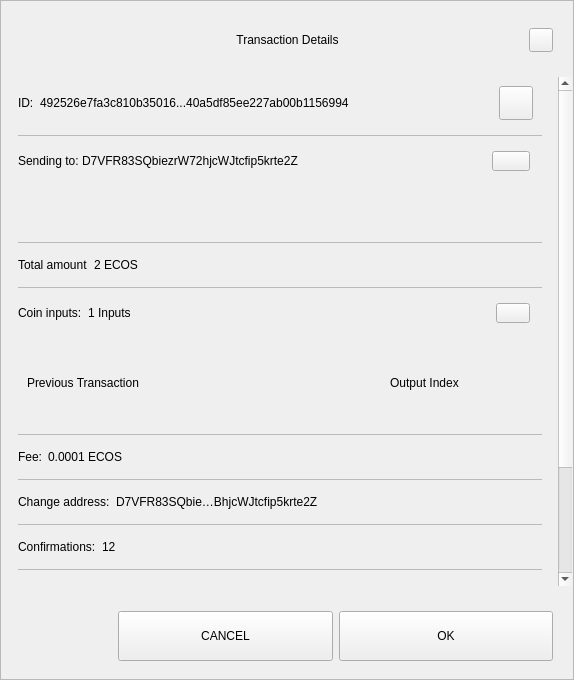
<?xml version="1.0" encoding="UTF-8"?>
<ui version="4.0">
 <class>TxDetailDialog</class>
 <widget class="QWidget" name="TxDetailDialog">
  <property name="geometry">
   <rect>
    <x>0</x>
    <y>0</y>
    <width>574</width>
    <height>680</height>
   </rect>
  </property>
  <property name="sizePolicy">
   <sizepolicy hsizetype="Preferred" vsizetype="Expanding">
    <horstretch>0</horstretch>
    <verstretch>0</verstretch>
   </sizepolicy>
  </property>
  <property name="minimumSize">
   <size>
    <width>574</width>
    <height>500</height>
   </size>
  </property>
  <property name="windowTitle">
   <string>Form</string>
  </property>
  <property name="styleSheet">
   <string notr="true"/>
  </property>
  <layout class="QVBoxLayout" name="verticalLayout_3">
   <property name="spacing">
    <number>0</number>
   </property>
   <property name="leftMargin">
    <number>0</number>
   </property>
   <property name="topMargin">
    <number>0</number>
   </property>
   <property name="rightMargin">
    <number>0</number>
   </property>
   <property name="bottomMargin">
    <number>0</number>
   </property>
   <item>
    <widget class="QFrame" name="frame">
     <property name="sizePolicy">
      <sizepolicy hsizetype="Preferred" vsizetype="Expanding">
       <horstretch>0</horstretch>
       <verstretch>0</verstretch>
      </sizepolicy>
     </property>
     <property name="styleSheet">
      <string notr="true"/>
     </property>
     <property name="frameShape">
      <enum>QFrame::StyledPanel</enum>
     </property>
     <property name="frameShadow">
      <enum>QFrame::Raised</enum>
     </property>
     <layout class="QVBoxLayout" name="verticalLayout">
      <property name="leftMargin">
       <number>0</number>
      </property>
      <property name="rightMargin">
       <number>0</number>
      </property>
      <item>
       <layout class="QHBoxLayout" name="horizontalLayout_3">
        <property name="spacing">
         <number>0</number>
        </property>
        <property name="leftMargin">
         <number>20</number>
        </property>
        <property name="topMargin">
         <number>10</number>
        </property>
        <property name="rightMargin">
         <number>20</number>
        </property>
        <item>
         <spacer name="horizontalSpacer_1">
          <property name="orientation">
           <enum>Qt::Horizontal</enum>
          </property>
          <property name="sizeHint" stdset="0">
           <size>
            <width>40</width>
            <height>20</height>
           </size>
          </property>
         </spacer>
        </item>
        <item>
         <widget class="QLabel" name="labelTitle">
          <property name="minimumSize">
           <size>
            <width>0</width>
            <height>40</height>
           </size>
          </property>
          <property name="maximumSize">
           <size>
            <width>16777215</width>
            <height>40</height>
           </size>
          </property>
          <property name="styleSheet">
           <string notr="true">padding-left:24px;</string>
          </property>
          <property name="text">
           <string>Transaction Details</string>
          </property>
          <property name="alignment">
           <set>Qt::AlignCenter</set>
          </property>
          <property name="margin">
           <number>7</number>
          </property>
         </widget>
        </item>
        <item>
         <spacer name="horizontalSpacer_2">
          <property name="orientation">
           <enum>Qt::Horizontal</enum>
          </property>
          <property name="sizeHint" stdset="0">
           <size>
            <width>40</width>
            <height>20</height>
           </size>
          </property>
         </spacer>
        </item>
        <item>
         <widget class="QPushButton" name="btnEsc">
          <property name="minimumSize">
           <size>
            <width>24</width>
            <height>24</height>
           </size>
          </property>
          <property name="maximumSize">
           <size>
            <width>24</width>
            <height>24</height>
           </size>
          </property>
          <property name="focusPolicy">
           <enum>Qt::NoFocus</enum>
          </property>
          <property name="text">
           <string/>
          </property>
         </widget>
        </item>
       </layout>
      </item>
      <item>
       <spacer name="verticalSpacer">
        <property name="orientation">
         <enum>Qt::Vertical</enum>
        </property>
        <property name="sizeType">
         <enum>QSizePolicy::Fixed</enum>
        </property>
        <property name="sizeHint" stdset="0">
         <size>
          <width>20</width>
          <height>10</height>
         </size>
        </property>
       </spacer>
      </item>
      <item>
       <widget class="QWidget" name="layoutScroll" native="true">
        <property name="minimumSize">
         <size>
          <width>0</width>
          <height>0</height>
         </size>
        </property>
        <layout class="QVBoxLayout" name="verticalLayout_4">
         <property name="leftMargin">
          <number>0</number>
         </property>
         <property name="topMargin">
          <number>0</number>
         </property>
         <property name="rightMargin">
          <number>0</number>
         </property>
         <item>
          <widget class="QScrollArea" name="scrollArea">
           <property name="styleSheet">
            <string notr="true">#scrollArea {
background:transparent;
}</string>
           </property>
           <property name="horizontalScrollBarPolicy">
            <enum>Qt::ScrollBarAlwaysOff</enum>
           </property>
           <property name="sizeAdjustPolicy">
            <enum>QAbstractScrollArea::AdjustIgnored</enum>
           </property>
           <property name="widgetResizable">
            <bool>true</bool>
           </property>
           <property name="alignment">
            <set>Qt::AlignLeading|Qt::AlignLeft|Qt::AlignTop</set>
           </property>
           <widget class="QWidget" name="scrollAreaWidgetContents">
            <property name="geometry">
             <rect>
              <x>0</x>
              <y>0</y>
              <width>556</width>
              <height>672</height>
             </rect>
            </property>
            <property name="autoFillBackground">
             <bool>false</bool>
            </property>
            <property name="styleSheet">
             <string notr="true">#scrollAreaWidgetContents {
background:transparent;
}</string>
            </property>
            <layout class="QVBoxLayout" name="verticalLayout_7">
             <property name="spacing">
              <number>0</number>
             </property>
             <property name="sizeConstraint">
              <enum>QLayout::SetDefaultConstraint</enum>
             </property>
             <property name="leftMargin">
              <number>0</number>
             </property>
             <property name="topMargin">
              <number>0</number>
             </property>
             <property name="rightMargin">
              <number>0</number>
             </property>
             <property name="bottomMargin">
              <number>0</number>
             </property>
             <item>
              <widget class="QWidget" name="content" native="true">
               <layout class="QVBoxLayout" name="verticalLayout_2">
                <property name="leftMargin">
                 <number>16</number>
                </property>
                <property name="topMargin">
                 <number>0</number>
                </property>
                <property name="rightMargin">
                 <number>16</number>
                </property>
                <item>
                 <widget class="QWidget" name="contentID" native="true">
                  <layout class="QHBoxLayout" name="horizontalLayout_12" stretch="0,1,0">
                   <property name="leftMargin">
                    <number>0</number>
                   </property>
                   <item>
                    <widget class="QLabel" name="labelId">
                     <property name="maximumSize">
                      <size>
                       <width>16777215</width>
                       <height>16777215</height>
                      </size>
                     </property>
                     <property name="text">
                      <string>ID:</string>
                     </property>
                    </widget>
                   </item>
                   <item>
                    <widget class="QLabel" name="textId">
                     <property name="text">
                      <string>492526e7fa3c810b35016...40a5df85ee227ab00b1156994</string>
                     </property>
                    </widget>
                   </item>
                   <item>
                    <widget class="QPushButton" name="pushCopy">
                     <property name="minimumSize">
                      <size>
                       <width>34</width>
                       <height>34</height>
                      </size>
                     </property>
                     <property name="maximumSize">
                      <size>
                       <width>34</width>
                       <height>34</height>
                      </size>
                     </property>
                     <property name="focusPolicy">
                      <enum>Qt::NoFocus</enum>
                     </property>
                     <property name="text">
                      <string/>
                     </property>
                     <property name="iconSize">
                      <size>
                       <width>24</width>
                       <height>24</height>
                      </size>
                     </property>
                    </widget>
                   </item>
                  </layout>
                 </widget>
                </item>
                <item>
                 <widget class="QLabel" name="labelDivider9">
                  <property name="maximumSize">
                   <size>
                    <width>16777215</width>
                    <height>1</height>
                   </size>
                  </property>
                  <property name="styleSheet">
                   <string notr="true">background-color:#bababa;</string>
                  </property>
                  <property name="text">
                   <string/>
                  </property>
                 </widget>
                </item>
                <item>
                 <widget class="QWidget" name="contentOutputs" native="true">
                  <layout class="QHBoxLayout" name="horizontalLayout_11" stretch="0,3,0">
                   <property name="spacing">
                    <number>0</number>
                   </property>
                   <property name="leftMargin">
                    <number>0</number>
                   </property>
                   <property name="rightMargin">
                    <number>12</number>
                   </property>
                   <item>
                    <widget class="QLabel" name="labelSend">
                     <property name="maximumSize">
                      <size>
                       <width>16777215</width>
                       <height>16777215</height>
                      </size>
                     </property>
                     <property name="text">
                      <string>Sending to: </string>
                     </property>
                    </widget>
                   </item>
                   <item>
                    <widget class="QLabel" name="textSend">
                     <property name="text">
                      <string>D7VFR83SQbiezrW72hjcWJtcfip5krte2Z </string>
                     </property>
                    </widget>
                   </item>
                   <item>
                    <widget class="QPushButton" name="pushOutputs">
                     <property name="minimumSize">
                      <size>
                       <width>34</width>
                       <height>20</height>
                      </size>
                     </property>
                     <property name="maximumSize">
                      <size>
                       <width>38</width>
                       <height>20</height>
                      </size>
                     </property>
                     <property name="focusPolicy">
                      <enum>Qt::NoFocus</enum>
                     </property>
                     <property name="styleSheet">
                      <string notr="true"/>
                     </property>
                     <property name="text">
                      <string/>
                     </property>
                    </widget>
                   </item>
                  </layout>
                 </widget>
                </item>
                <item>
                 <widget class="QScrollArea" name="outputsScrollArea">
                  <property name="minimumSize">
                   <size>
                    <width>0</width>
                    <height>50</height>
                   </size>
                  </property>
                  <property name="styleSheet">
                   <string notr="true">#outputsScrollArea {
background:transparent;
}</string>
                  </property>
                  <property name="widgetResizable">
                   <bool>true</bool>
                  </property>
                  <widget class="QWidget" name="container_outputs_base">
                   <property name="geometry">
                    <rect>
                     <x>0</x>
                     <y>0</y>
                     <width>522</width>
                     <height>48</height>
                    </rect>
                   </property>
                   <property name="styleSheet">
                    <string notr="true">#container_outputs_base {
background:transparent;
}</string>
                   </property>
                  </widget>
                 </widget>
                </item>
                <item>
                 <widget class="QLabel" name="labelDivider8">
                  <property name="maximumSize">
                   <size>
                    <width>16777215</width>
                    <height>1</height>
                   </size>
                  </property>
                  <property name="styleSheet">
                   <string notr="true">background-color:#bababa;</string>
                  </property>
                  <property name="text">
                   <string/>
                  </property>
                 </widget>
                </item>
                <item>
                 <widget class="QWidget" name="contentAmount" native="true">
                  <layout class="QHBoxLayout" name="horizontalLayout_4" stretch="0,1">
                   <property name="leftMargin">
                    <number>0</number>
                   </property>
                   <item>
                    <widget class="QLabel" name="labelAmount">
                     <property name="maximumSize">
                      <size>
                       <width>16777215</width>
                       <height>16777215</height>
                      </size>
                     </property>
                     <property name="text">
                      <string>Total amount</string>
                     </property>
                    </widget>
                   </item>
                   <item>
                    <widget class="QLabel" name="textAmount">
                     <property name="text">
                      <string>2 ECOS</string>
                     </property>
                    </widget>
                   </item>
                  </layout>
                 </widget>
                </item>
                <item>
                 <widget class="QLabel" name="labelDivider6">
                  <property name="maximumSize">
                   <size>
                    <width>16777215</width>
                    <height>1</height>
                   </size>
                  </property>
                  <property name="styleSheet">
                   <string notr="true">background-color:#bababa;</string>
                  </property>
                  <property name="text">
                   <string/>
                  </property>
                 </widget>
                </item>
                <item>
                 <widget class="QWidget" name="contentInputs" native="true">
                  <layout class="QHBoxLayout" name="horizontalLayout" stretch="0,2,0">
                   <property name="leftMargin">
                    <number>0</number>
                   </property>
                   <property name="rightMargin">
                    <number>12</number>
                   </property>
                   <item>
                    <widget class="QLabel" name="labelInputs">
                     <property name="sizePolicy">
                      <sizepolicy hsizetype="Minimum" vsizetype="Preferred">
                       <horstretch>0</horstretch>
                       <verstretch>0</verstretch>
                      </sizepolicy>
                     </property>
                     <property name="maximumSize">
                      <size>
                       <width>16777215</width>
                       <height>16777215</height>
                      </size>
                     </property>
                     <property name="text">
                      <string>Coin inputs:</string>
                     </property>
                    </widget>
                   </item>
                   <item>
                    <widget class="QLabel" name="textInputs">
                     <property name="text">
                      <string>1 Inputs</string>
                     </property>
                    </widget>
                   </item>
                   <item>
                    <widget class="QPushButton" name="pushInputs">
                     <property name="maximumSize">
                      <size>
                       <width>34</width>
                       <height>20</height>
                      </size>
                     </property>
                     <property name="focusPolicy">
                      <enum>Qt::NoFocus</enum>
                     </property>
                     <property name="styleSheet">
                      <string notr="true"/>
                     </property>
                     <property name="text">
                      <string/>
                     </property>
                    </widget>
                   </item>
                  </layout>
                 </widget>
                </item>
                <item>
                 <widget class="QFrame" name="gridInputs">
                  <property name="sizePolicy">
                   <sizepolicy hsizetype="Preferred" vsizetype="MinimumExpanding">
                    <horstretch>0</horstretch>
                    <verstretch>0</verstretch>
                   </sizepolicy>
                  </property>
                  <property name="minimumSize">
                   <size>
                    <width>0</width>
                    <height>90</height>
                   </size>
                  </property>
                  <layout class="QGridLayout" name="gridLayoutInput" columnstretch="5,2" rowminimumheight="0">
                   <property name="sizeConstraint">
                    <enum>QLayout::SetMaximumSize</enum>
                   </property>
                   <property name="verticalSpacing">
                    <number>0</number>
                   </property>
                   <item row="0" column="0" alignment="Qt::AlignLeft">
                    <widget class="QLabel" name="labelTitlePrevTx">
                     <property name="text">
                      <string>Previous Transaction</string>
                     </property>
                    </widget>
                   </item>
                   <item row="0" column="1" alignment="Qt::AlignLeft">
                    <widget class="QLabel" name="labelOutputIndex">
                     <property name="text">
                      <string>Output Index</string>
                     </property>
                     <property name="alignment">
                      <set>Qt::AlignCenter</set>
                     </property>
                    </widget>
                   </item>
                  </layout>
                 </widget>
                </item>
                <item>
                 <widget class="QLabel" name="labelDivider1">
                  <property name="maximumSize">
                   <size>
                    <width>16777215</width>
                    <height>1</height>
                   </size>
                  </property>
                  <property name="styleSheet">
                   <string notr="true">background-color:#bababa;</string>
                  </property>
                  <property name="text">
                   <string/>
                  </property>
                 </widget>
                </item>
                <item>
                 <widget class="QWidget" name="contentFee" native="true">
                  <layout class="QHBoxLayout" name="horizontalLayout_7" stretch="0,1">
                   <property name="leftMargin">
                    <number>0</number>
                   </property>
                   <item>
                    <widget class="QLabel" name="labelFee">
                     <property name="maximumSize">
                      <size>
                       <width>16777215</width>
                       <height>16777215</height>
                      </size>
                     </property>
                     <property name="text">
                      <string>Fee:</string>
                     </property>
                    </widget>
                   </item>
                   <item>
                    <widget class="QLabel" name="textFee">
                     <property name="text">
                      <string>0.0001 ECOS</string>
                     </property>
                    </widget>
                   </item>
                  </layout>
                 </widget>
                </item>
                <item>
                 <widget class="QLabel" name="labelDivider2">
                  <property name="maximumSize">
                   <size>
                    <width>16777215</width>
                    <height>1</height>
                   </size>
                  </property>
                  <property name="styleSheet">
                   <string notr="true">background-color:#bababa;</string>
                  </property>
                  <property name="text">
                   <string/>
                  </property>
                 </widget>
                </item>
                <item>
                 <widget class="QWidget" name="contentChangeAddress" native="true">
                  <layout class="QHBoxLayout" name="horizontalLayout_6" stretch="0,1">
                   <property name="leftMargin">
                    <number>0</number>
                   </property>
                   <item>
                    <widget class="QLabel" name="labelChange">
                     <property name="maximumSize">
                      <size>
                       <width>16777215</width>
                       <height>16777215</height>
                      </size>
                     </property>
                     <property name="text">
                      <string>Change address:</string>
                     </property>
                    </widget>
                   </item>
                   <item>
                    <widget class="QLabel" name="textChange">
                     <property name="text">
                      <string>D7VFR83SQbie…BhjcWJtcfip5krte2Z </string>
                     </property>
                    </widget>
                   </item>
                  </layout>
                 </widget>
                </item>
                <item>
                 <widget class="QLabel" name="labelDivider4">
                  <property name="maximumSize">
                   <size>
                    <width>16777215</width>
                    <height>1</height>
                   </size>
                  </property>
                  <property name="styleSheet">
                   <string notr="true">background-color:#bababa;</string>
                  </property>
                  <property name="text">
                   <string/>
                  </property>
                 </widget>
                </item>
                <item>
                 <widget class="QWidget" name="contentConfirmations" native="true">
                  <layout class="QHBoxLayout" name="horizontalLayout_8" stretch="0,1">
                   <property name="leftMargin">
                    <number>0</number>
                   </property>
                   <item>
                    <widget class="QLabel" name="labelConfirmations">
                     <property name="maximumSize">
                      <size>
                       <width>16777215</width>
                       <height>16777215</height>
                      </size>
                     </property>
                     <property name="text">
                      <string>Confirmations:</string>
                     </property>
                    </widget>
                   </item>
                   <item>
                    <widget class="QLabel" name="textConfirmations">
                     <property name="text">
                      <string>12</string>
                     </property>
                    </widget>
                   </item>
                  </layout>
                 </widget>
                </item>
                <item>
                 <widget class="QLabel" name="labelDivider7">
                  <property name="maximumSize">
                   <size>
                    <width>16777215</width>
                    <height>1</height>
                   </size>
                  </property>
                  <property name="styleSheet">
                   <string notr="true">background-color:#bababa;</string>
                  </property>
                  <property name="text">
                   <string/>
                  </property>
                 </widget>
                </item>
                <item>
                 <widget class="QWidget" name="contentSize" native="true">
                  <layout class="QHBoxLayout" name="horizontalLayout_9" stretch="0,1">
                   <property name="leftMargin">
                    <number>0</number>
                   </property>
                   <item>
                    <widget class="QLabel" name="labelSize">
                     <property name="maximumSize">
                      <size>
                       <width>16777215</width>
                       <height>16777215</height>
                      </size>
                     </property>
                     <property name="text">
                      <string>Size:</string>
                     </property>
                    </widget>
                   </item>
                   <item>
                    <widget class="QLabel" name="textSize">
                     <property name="text">
                      <string>2 kB</string>
                     </property>
                    </widget>
                   </item>
                  </layout>
                 </widget>
                </item>
                <item>
                 <widget class="QLabel" name="labelDivider3">
                  <property name="maximumSize">
                   <size>
                    <width>16777215</width>
                    <height>1</height>
                   </size>
                  </property>
                  <property name="styleSheet">
                   <string notr="true">background-color:#bababa;</string>
                  </property>
                  <property name="text">
                   <string/>
                  </property>
                 </widget>
                </item>
                <item>
                 <widget class="QWidget" name="contentDate" native="true">
                  <layout class="QHBoxLayout" name="horizontalLayout_5" stretch="0,1">
                   <property name="leftMargin">
                    <number>0</number>
                   </property>
                   <item>
                    <widget class="QLabel" name="labelDate">
                     <property name="maximumSize">
                      <size>
                       <width>16777215</width>
                       <height>16777215</height>
                      </size>
                     </property>
                     <property name="text">
                      <string>Date:</string>
                     </property>
                    </widget>
                   </item>
                   <item>
                    <widget class="QLabel" name="textDate">
                     <property name="text">
                      <string>May 25, 2017</string>
                     </property>
                    </widget>
                   </item>
                  </layout>
                 </widget>
                </item>
                <item>
                 <widget class="QLabel" name="labelDivider5">
                  <property name="maximumSize">
                   <size>
                    <width>16777215</width>
                    <height>1</height>
                   </size>
                  </property>
                  <property name="styleSheet">
                   <string notr="true">background-color:#bababa;</string>
                  </property>
                  <property name="text">
                   <string/>
                  </property>
                 </widget>
                </item>
                <item>
                 <widget class="QWidget" name="contentStatus" native="true">
                  <layout class="QHBoxLayout" name="horizontalLayout_10" stretch="0,1">
                   <property name="leftMargin">
                    <number>0</number>
                   </property>
                   <item>
                    <widget class="QLabel" name="labelStatus">
                     <property name="maximumSize">
                      <size>
                       <width>16777215</width>
                       <height>16777215</height>
                      </size>
                     </property>
                     <property name="text">
                      <string>Status:</string>
                     </property>
                    </widget>
                   </item>
                   <item>
                    <widget class="QLabel" name="textStatus">
                     <property name="text">
                      <string>Spendable</string>
                     </property>
                    </widget>
                   </item>
                  </layout>
                 </widget>
                </item>
                <item>
                 <spacer name="verticalSpacer_2">
                  <property name="orientation">
                   <enum>Qt::Vertical</enum>
                  </property>
                  <property name="sizeType">
                   <enum>QSizePolicy::Expanding</enum>
                  </property>
                  <property name="sizeHint" stdset="0">
                   <size>
                    <width>20</width>
                    <height>10</height>
                   </size>
                  </property>
                 </spacer>
                </item>
                <item>
                 <widget class="QLabel" name="labelWarning">
                  <property name="text">
                   <string>TextLabel</string>
                  </property>
                  <property name="alignment">
                   <set>Qt::AlignCenter</set>
                  </property>
                 </widget>
                </item>
               </layout>
              </widget>
             </item>
            </layout>
           </widget>
          </widget>
         </item>
        </layout>
       </widget>
      </item>
      <item>
       <widget class="QWidget" name="containerButtons" native="true">
        <layout class="QHBoxLayout" name="horizontalLayout1" stretch="1,2,2">
         <property name="leftMargin">
          <number>10</number>
         </property>
         <property name="rightMargin">
          <number>20</number>
         </property>
         <item>
          <spacer name="horizontalSpacer_3">
           <property name="orientation">
            <enum>Qt::Horizontal</enum>
           </property>
           <property name="sizeHint" stdset="0">
            <size>
             <width>40</width>
             <height>20</height>
            </size>
           </property>
          </spacer>
         </item>
         <item>
          <widget class="QPushButton" name="btnCancel">
           <property name="minimumSize">
            <size>
             <width>200</width>
             <height>50</height>
            </size>
           </property>
           <property name="focusPolicy">
            <enum>Qt::NoFocus</enum>
           </property>
           <property name="text">
            <string>CANCEL</string>
           </property>
          </widget>
         </item>
         <item>
          <widget class="QPushButton" name="btnSave">
           <property name="minimumSize">
            <size>
             <width>200</width>
             <height>50</height>
            </size>
           </property>
           <property name="focusPolicy">
            <enum>Qt::NoFocus</enum>
           </property>
           <property name="text">
            <string>OK</string>
           </property>
          </widget>
         </item>
        </layout>
       </widget>
      </item>
     </layout>
    </widget>
   </item>
  </layout>
 </widget>
 <resources/>
 <connections/>
</ui>
